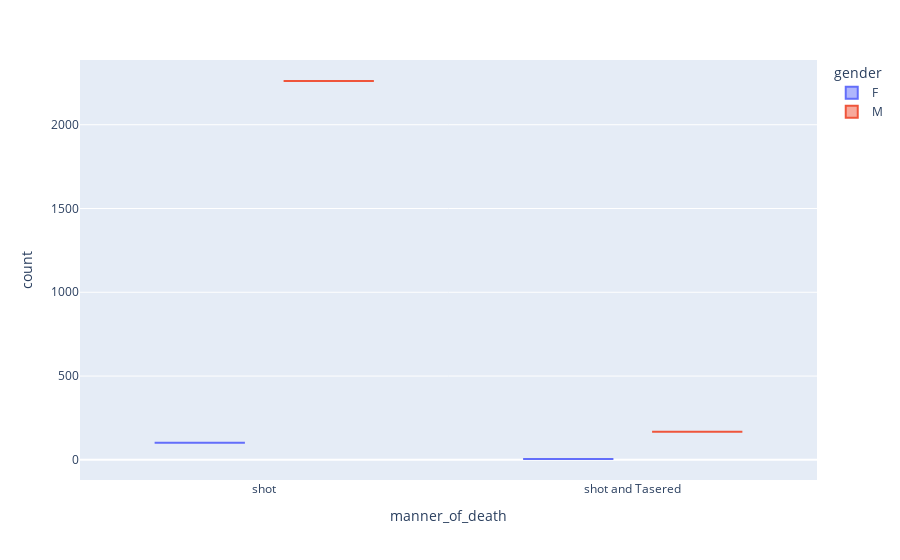

The cell this chart's notebook holds for it:
### Markdown cell above
# Create a Box Plot Showing the Age and Manner of Death

Break out the data by gender using `df_fatalities`. Is there a difference between men and women in the manner of death?

### Code cell
a = deaths.groupby('gender', as_index = False)['manner_of_death'].value_counts()
px.box(a, x = 'manner_of_death', y = 'count', color = 'gender')

### Figure 1 — Plotly figure (JSON) as saved in the notebook; plotly's stock layout.template omitted (floating-point values rounded to 4 significant figures)
{"data": [{"alignmentgroup": "True", "hovertemplate": "gender=F<br>manner_of_death=%{x}<br>count=%{y}<extra></extra>", "legendgroup": "F", "marker": {"color": "#636efa"}, "name": "F", "notched": false, "offsetgroup": "F", "orientation": "v", "showlegend": true, "type": "box", "x": ["shot", "shot and Tasered"], "x0": " ", "xaxis": "x", "y": [102, 5], "y0": " ", "yaxis": "y"}, {"alignmentgroup": "True", "hovertemplate": "gender=M<br>manner_of_death=%{x}<br>count=%{y}<extra></extra>", "legendgroup": "M", "marker": {"color": "#EF553B"}, "name": "M", "notched": false, "offsetgroup": "M", "orientation": "v", "showlegend": true, "type": "box", "x": ["shot", "shot and Tasered"], "x0": " ", "xaxis": "x", "y": [2261, 167], "y0": " ", "yaxis": "y"}], "layout": {"boxmode": "group", "legend": {"title": {"text": "gender"}, "tracegroupgap": 0}, "margin": {"t": 60}, "xaxis": {"anchor": "y", "domain": [0, 1], "title": {"text": "manner_of_death"}}, "yaxis": {"anchor": "x", "domain": [0, 1], "title": {"text": "count"}}}}
